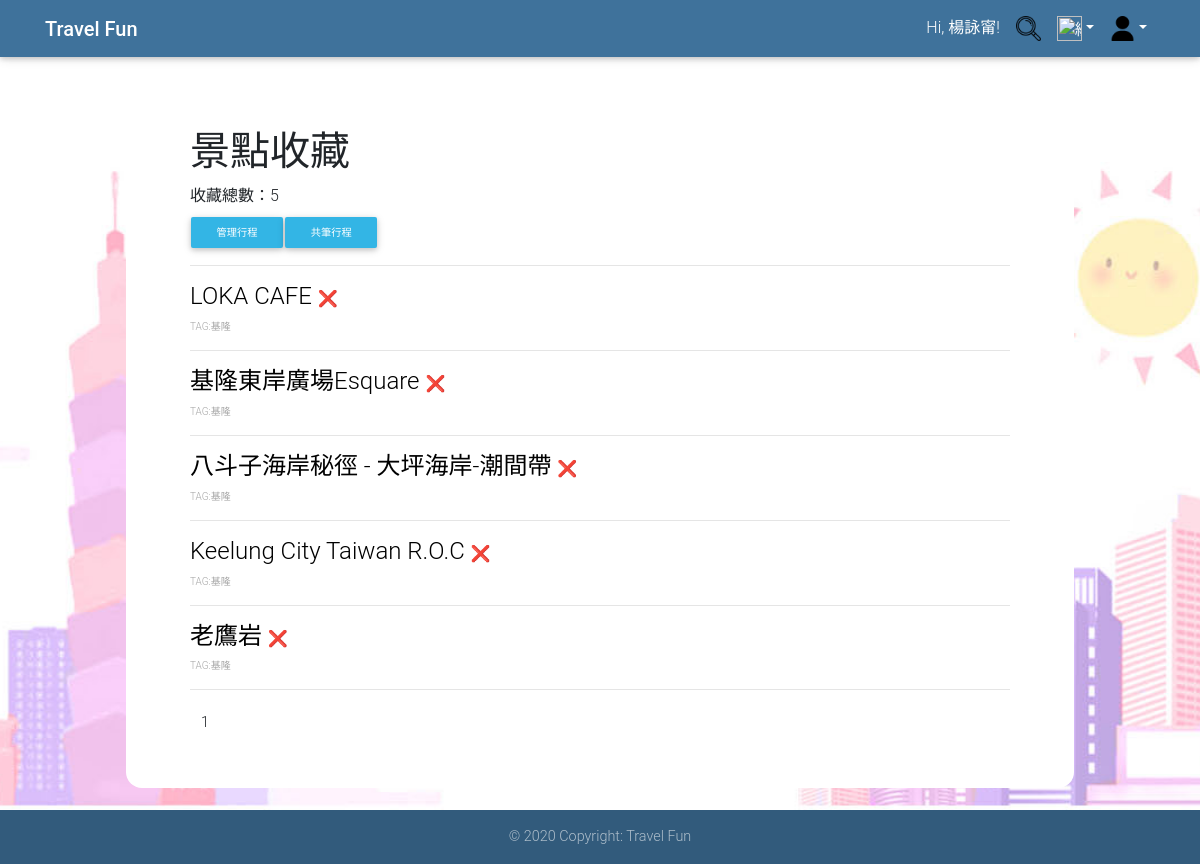
Page /membercentre/manageFavorites.php (signed in) on the committed database.
### tables this page shows
CREATE TABLE `favorites` (
  `user_id` varchar(20) NOT NULL COMMENT '會員',
  `view_id` int(11) NOT NULL COMMENT '景點編號'
);

CREATE TABLE `sight` (
  `view_id` int(11) NOT NULL COMMENT '景點編號',
  `view_name` varchar(45) DEFAULT NULL COMMENT '景點名稱',
  `shortcode` varchar(200) DEFAULT NULL COMMENT '貼文代碼(網址)',
  `timestamp` int(20) DEFAULT NULL COMMENT '貼文時間戳',
  `tag_area` varchar(45) DEFAULT NULL COMMENT '貼文標籤',
  `source` int(3) NOT NULL COMMENT '來源',
  `status` int(1) DEFAULT NULL COMMENT '發佈狀態'
);

### membercentre/manageFavorites.php (the view, shortened to what this page needs)
<?php
$user_id = $_SESSION['user_id'];
$sql = "SELECT favorites.view_id,sight.view_name,sight.shortcode,sight.tag_area ";
$sql .= "FROM `favorites`,`sight`";
$sql .= "WHERE favorites.user_id = '$user_id' and sight.view_id=favorites.view_id ";
$sql .= "GROUP by favorites.view_id";
mysqli_query($con, "SET NAMES UTF8");
$result = mysqli_query($con, $sql);
$records_per_page = 10;
if (isset($_GET["page"]))
    $page = $_GET["page"];
else
    $page = 1;
$total_records = mysqli_num_rows($result);
$total_pages = ceil($total_records / $records_per_page);
$started_record = $records_per_page * ($page - 1);
if ($total_records != 0)
    mysqli_data_seek($result, $started_record);
?>
<head>
    <link rel="stylesheet" href="https://stackpath.bootstrapcdn.com/bootstrap/4.4.1/css/bootstrap.min.css">
    <link rel="stylesheet" href="../css/mdb.min.css">
    <link rel='stylesheet' href='https://rawgit.com/adrotec/knockout-file-bindings/master/knockout-file-bindings.css'>
    <link rel="stylesheet" href="../css/result.css">
</head>
<body>
    <header>
        <nav class="navbar navbar-expand-lg navbar-dark fixed-top unique-color">
            <div class="container">
                <a class="navbar-brand" href="../index.php"><strong>Travel Fun</strong></a>
                <div class="collapse navbar-collapse justify-content-end" id="navbarSupportedContent">
                    <ul class="navbar-nav">
                        <?php if (isset($_SESSION['user_id'])) { ?>
                            <li class="nav-item p-0"><a class="nav-link disabled">Hi, <?php echo $_SESSION['user_name']; ?>!</a></li>
                        <?php } else  ?>
                        <li class="nav-link p-0"> <a class="nav-link" href="../search.php"><img src="../image/search.png" alt="搜尋" height="25" width="25"></a> </li>
                        <li class="nav-item dropdown">
                            <a class="nav-link dropdown-toggle" id="navbarDropdownMenuLink-333" data-toggle="dropdown" aria-haspopup="true" aria-expanded="false"><img src="../image/all.png" alt="總覽" height="25" width="25"></a>
                        <li class="nav-item dropdown">
                            <a class="nav-link dropdown-toggle" id="navbarDropdownMenuLink-333" data-toggle="dropdown" aria-haspopup="true" aria-expanded="false"><img src="../image/login.png" alt="login" height="25" width="25"></a>
                        </li>
                    </ul>
                </div>
            </div>
        </nav>
    </header>
    <main>
        <div class="container2">
            <h1>景點收藏</h1>
            <label for="name"> 收藏總數：<?php echo $total_records; ?></label>
            <table>
                <td><input class="btn btn-info btn-block btn-sm" type="button" value="管理行程" onclick="location.href='manageitinerary.php'" /></td>
                <td><input class="btn btn-info btn-block btn-sm" type="button" value="共筆行程" onclick="location.href='shareitinerary.php'" /></td>
            </table>
            <hr>
            <p>
            <div id="left">
                <?php
                $j = 1;
                while ($row = mysqli_fetch_assoc($result) and $j <= $records_per_page) {
                    $view_id = $row["view_id"];
                    switch ($row["tag_area"]) {
                        case "keelung":
                        case "Keelung":
                            $tagname = "基隆";
                            break;
                    }
                    echo "<div >";
                    echo "<h4><a href='https://www.instagram.com/p/" . $row["shortcode"] . "' style='text-decoration:none; color:black;'>" . $row["view_name"] . "</a>";
                    echo "<a href=?";
                    if (isset($_GET['page'])) {
                        echo "page=" . $_GET['page'] . "&";
                    }
                    echo "delete=" . intval($view_id) . "> <font size='3'>❌</a></font></h4>";
                    echo "<p>   <font color='#A6A6A6' size='1'>";
                    echo "TAG:<a href='https://www.instagram.com/explore/tags/" . $row["tag_area"] . "' style='text-decoration:none; color:#A6A6A6;'>" . $tagname . "&emsp; </a> ";
                    echo  "</p> </font>";
                    echo "</div>";
                    echo "<hr>";
                    $j++;
                }
                ?>
            </div>
            <td colspan="2" align="center" valign="top">
                <ul class="pagination">
                    <li class="page-item">
                        <?php
                        echo "<p align='center'>";
                        for ($i = $page; $i <= min($total_pages, $page + 9); $i++) {
                            if ($i == $page)
                                echo "<li class='page-item'><a class='page-link' >$i</a></li> ";
                            else
                                echo "<li class='page-item'><a class='page-link' href='manageFavorites.php?page=$i'>$i</a></li> ";
                        }
                        ?>
                    </li>
                </ul>
            </td>
        </div>
    </main>
    <footer class="page-footer font-small unique-color fixed-bottom">
        <div class="footer-copyright text-center py-3">© 2020 Copyright: Travel Fun</div>
    </footer>
</body>
</html>

### css/result.css (style rules this page uses)
html, body { height: 100%; background-image: url("../image/background_image.jpg"); background-attachment: fixed; background-position: center; background-repeat: no-repeat; background-size: cover; }
.container2 { max-width: 948px; margin: 4em auto; padding: 4em; padding-bottom: 2em; background: #fff; border-radius: 1em; }

### rows in the picture
favorites: view.view_name "LOKA CAFE", view.tag_area "基隆"
favorites: view.view_name "基隆東岸廣場Esquare", view.tag_area "基隆"
favorites: view.view_name "八斗子海岸秘徑 - 大坪海岸-潮間帶", view.tag_area "基隆"
favorites: view.view_name "Keelung City Taiwan R.O.C", view.tag_area "基隆"
favorites: view.view_name "老鷹岩", view.tag_area "基隆"

### other values in the picture
$_SESSION['user_name'] "楊詠甯"
$total_records "5"
